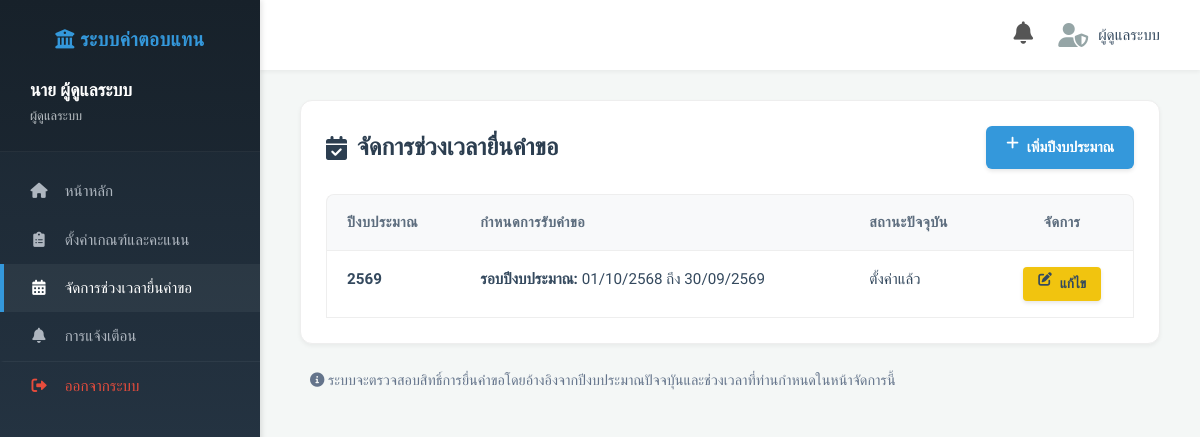
The page /manage/timeline (signed in) on the database as committed earlier.
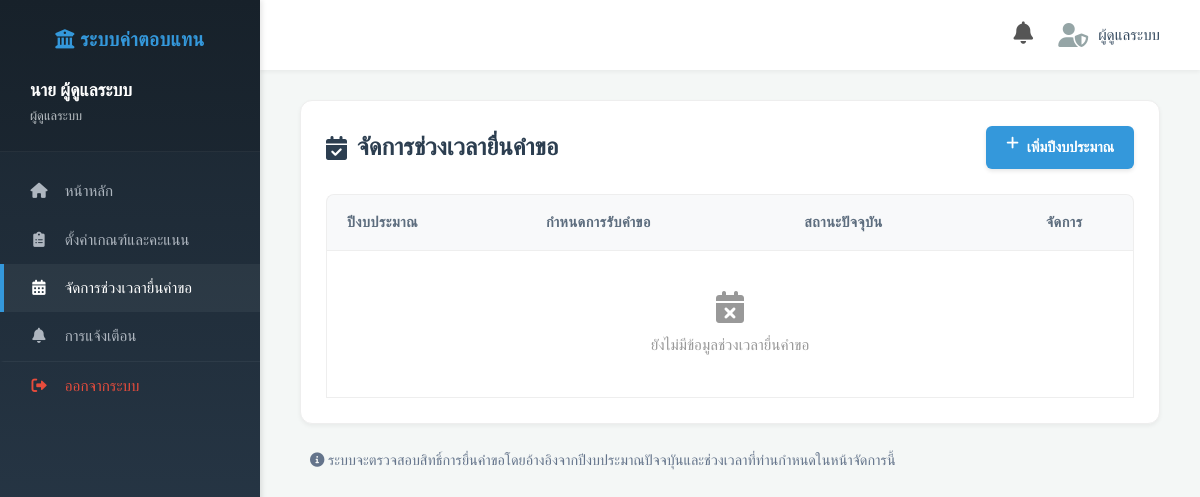
The same page on the database as committed later.
### tables this page shows
CREATE TABLE FiscalYearConfig (
            fiscal_year TEXT PRIMARY KEY,
            start_date TEXT, -- Format: DD/MM/YYYY (BE)
            end_date TEXT    -- Format: DD/MM/YYYY (BE)
        );

### routes/admin.py (the view)
@admin_bp.route('/manage/timeline') # ผู้รับผิดชอบ: นายฐิติวัฒน์ กุลบุตร (กำหนดการ)
def manage_timeline():
    if 'username' not in session or session['role'] != 'admin':
        return redirect(url_for('auth.login'))
    configs = query_db('SELECT * FROM FiscalYearConfig ORDER BY fiscal_year DESC')
    return render_template('manage_timeline.html', name=session['name'], role=session['role'], timelines=configs, position=session.get('position',''))

### database.py (called while the page is built)
def get_db_connection():
    os.makedirs(os.path.dirname(DATABASE_PATH), exist_ok=True)
    conn = sqlite3.connect(DATABASE_PATH)
    conn.row_factory = sqlite3.Row
    return conn

def query_db(query, args=(), one=False):
    conn = get_db_connection()
    cur = conn.execute(query, args)
    rv = cur.fetchall()
    conn.close()
    return (rv[0] if rv else None) if one else rv

### utils/helpers.py (called while the page is built)
def parse_thai_date(date_str):
    if not date_str: return None
    date_str = date_str.strip()
    try:
        if '-' in date_str:
            return datetime.strptime(date_str, "%Y-%m-%d")
    except: pass
    for fmt in ["%d/%m/%Y", "%d/%m/%y", "%d/%m"]:
        try:
            dt = datetime.strptime(date_str, fmt)
            if fmt == "%d/%m":
                dt = dt.replace(year=datetime.now().year)
            if dt.year > 2400:
                dt = dt.replace(year=dt.year - 543)
            elif fmt == "%d/%m/%y":
                if dt.year >= 2000:
                    dt = dt.replace(year=dt.year - 43) # (2000+y) - 43 = 1957+y
                else:
                    dt = dt.replace(year=dt.year + 57) # (1900+y) + 57 = 1957+y
            return dt
        except: continue
    return None

def get_current_fiscal_year():
    today = datetime.now()
    if today.month >= 10:
        return today.year + 543 + 1
    return today.year + 543

def is_within_timeline():
    current_fy = get_current_fiscal_year()
    config = query_db('SELECT * FROM FiscalYearConfig WHERE fiscal_year = ?', (str(current_fy),), one=True)
    if not config:
        config = query_db('SELECT * FROM FiscalYearConfig ORDER BY fiscal_year DESC LIMIT 1', one=True)
    if not config:
        return True # Default open if absolutely no config exists
    now = datetime.now()
    dt_main_start = parse_thai_date(config['start_date'])
    dt_main_end = parse_thai_date(config['end_date'])
    if dt_main_start and dt_main_end:
        dt_main_start = dt_main_start.replace(hour=0, minute=0, second=0)
        dt_main_end = dt_main_end.replace(hour=23, minute=59, second=59)
        return dt_main_start <= now <= dt_main_end
    return True

### templates/manage_timeline.html (shortened to what this page needs)
<!DOCTYPE html>
<html lang="th">
<head>
    <link rel="stylesheet" href="{{ url_for('static', filename='style.css') }}">
    <link rel="stylesheet" href="https://cdnjs.cloudflare.com/ajax/libs/font-awesome/6.0.0/css/all.min.css">
</head>
<body>
    <div class="dashboard-wrapper">
        {% include 'sidebar.html' %}
        <main class="main-content">
            <header class="top-bar" style="display: flex; justify-content: flex-end; align-items: center;">
                <div class="notifications-wrapper" style="position: relative; margin-right: 25px; cursor: pointer;">
                    <i class="fas fa-bell" id="bellIcon" style="font-size: 1.4rem; color: #555;"></i>
                </div>
                <div class="user-profile">
                    <i class="fas fa-user-shield"></i> ผู้ดูแลระบบ
                </div>
            </header>
            <section class="content-area">
                <div class="form-container">
                    <div
                        style="display: flex; justify-content: space-between; align-items: center; margin-bottom: 25px;">
                        <h2 style="display: flex; align-items: center; gap: 10px;">
                            <i class="fas fa-calendar-check" style="color: var(--primary-color);"></i>
                            จัดการช่วงเวลายื่นคำขอ
                        </h2>
                        <a href="{{ url_for('edit_timeline', year='new') }}" class="btn-primary">
                            <i class="fas fa-plus"></i> เพิ่มปีงบประมาณ
                        </a>
                    </div>
                    <table class="styled-table">
                        <thead>
                            <tr>
                                <th>ปีงบประมาณ</th>
                                <th>กำหนดการรับคำขอ</th>
                                <th>สถานะปัจจุบัน</th>
                                <th style="text-align: center;">จัดการ</th>
                            </tr>
                        </thead>
                        <tbody>
                            {% for item in timelines %}
                            <tr>
                                <td style="font-weight: bold;">{{ item.fiscal_year }}</td>
                                <td>
                                    <div><strong>รอบปีงบประมาณ:</strong> {{ item.start_date }} ถึง {{ item.end_date }}
                                    </div>
                                </td>
                                <td>
                                    {% set today = 0 %}
                                    <span class="badge-success">ตั้งค่าแล้ว</span>
                                </td>
                                <td style="text-align: center;">
                                    <a href="{{ url_for('edit_timeline', year=item.fiscal_year) }}" class="btn-warning"
                                        style="padding: 6px 15px; font-size: 0.85rem; text-decoration: none; border-radius: 4px;">
                                        <i class="fas fa-edit"></i> แก้ไข
                                    </a>
                                </td>
                            </tr>
                            {% else %}
                            <tr>
                                <td colspan="4" style="text-align: center; padding: 40px; color: #999;">
                                    <i class="fas fa-calendar-times"
                                        style="font-size: 2rem; margin-bottom: 10px; display: block;"></i>
                                    ยังไม่มีข้อมูลช่วงเวลายื่นคำขอ
                                </td>
                            </tr>
                            {% endfor %}
                        </tbody>
                    </table>
                </div>
                <div style="margin-top: 20px; color: #64748b; font-size: 0.9rem; padding: 0 10px;">
                    <i class="fas fa-info-circle"></i>
                    ระบบจะตรวจสอบสิทธิ์การยื่นคำขอโดยอ้างอิงจากปีงบประมาณปัจจบุันและช่วงเวลาที่ท่านกำหนดในหน้าจัดการนี้
                </div>
            </section>
        </main>
    </div>
</body>
</html>

### templates/sidebar.html (shortened to what this page needs)
<aside class="sidebar">
  <div class="sidebar-header">
    <h3><i class="fas fa-university"></i> ระบบค่าตอบแทน</h3>
    <div style="margin-top: 20px; text-align: left; padding-left: 10px">
      <div
        style="
          font-weight: bold;
          font-size: 1.1rem;
          color: white;
          margin-bottom: 2px;
        "
      >
        {{ name }}
      </div>
      <div style="font-size: 0.8rem; color: #bdc3c7; font-weight: 300">
        {% if position %} {{ position }} {% endif %}
      </div>
    </div>
  </div>
  <nav class="sidebar-nav">
    <a
      href="{{ url_for('main.dashboard') }}"
      class="{% if request.endpoint == 'main.dashboard' %}active{% endif %}"
    >
      <i class="fas fa-home"></i> หน้าหลัก
    </a>
    {% if role == 'applicant' %}
    <a
      href="{{ url_for('requests.new_request') if can_submit and not has_submitted_this_year else 'javascript:void(0)' }}"
      class="{% if request.endpoint == 'requests.new_request' %}active{% endif %}"
      {%
      if
      not
      can_submit
      %}
      onclick="showTimelineAlert(event)"
      style="opacity: 0.6"
      title="ระบบปิดการรับคำขอ"
      {%
      elif
      has_submitted_this_year
      %}
      onclick="showAlreadySubmittedAlert(event)"
      style="opacity: 0.6"
      title="คุณได้ยื่นคำขอไปแล้วในปีนี้"
      {%
      endif
      %}
    >
      <i class="fas fa-file-alt"></i> ยื่นคำขอใหม่
    </a>
    <a
      href="{{ url_for('main.appeals_page') }}"
      class="{% if request.endpoint == 'main.appeals_page' %}active{% endif %}"
    >
      <i class="fas fa-gavel"></i> รายการอุทธรณ์
    </a>
    {% elif role == 'research' %} {% elif role == 'admin' %}
    <a
      href="{{ url_for('admin.manage_criteria') }}"
      class="{% if request.endpoint == 'admin.manage_criteria' %}active{% endif %}"
    >
      <i class="fas fa-clipboard-list"></i> ตั้งค่าเกณฑ์และคะแนน
    </a>
    <a
      href="{{ url_for('admin.manage_timeline') }}"
      class="{% if request.endpoint == 'admin.manage_timeline' %}active{% endif %}"
    >
      <i class="fas fa-calendar-alt"></i> จัดการช่วงเวลายื่นคำขอ
    </a>
    {% endif %}
    <a
      href="{{ url_for('main.notifications_page') }}"
      class="{% if request.endpoint == 'main.notifications_page' %}active{% endif %}"
      style="display: flex; align-items: center; justify-content: space-between"
    >
      <span><i class="fas fa-bell"></i> การแจ้งเตือน</span>
    </a>
    <div class="sidebar-footer">
      <a href="{{ url_for('auth.logout') }}" class="logout-btn"
        ><i class="fas fa-sign-out-alt"></i> ออกจากระบบ</a
      >
    </div>
  </nav>
</aside>

### static/style.css (style rules this page uses)
:root { --primary-color: #2c3e50; --secondary-color: #34495e; --accent-color: #3498db; --accent-hover: #2980b9; --success-color: #2ecc71; --warning-color: #f1c40f; --danger-color: #e74c3c; --text-color: #2c3e50; --bg-color: #f4f7f6; --card-bg: #ffffff; --shadow-sm: 0 2px 4px rgba(0, 0, 0, 0.05); --shadow-md: 0 4px 6px rgba(0, 0, 0, 0.1); --font-heading: 'Sarabun', sans-serif; --font-body: 'Sarabun', sans-serif; }
* { margin: 0; padding: 0; box-sizing: border-box; font-family: var(--font-body); }
body { background-color: var(--bg-color); color: var(--text-color); line-height: 1.6; }
.dashboard-wrapper { display: flex; min-height: 100vh; }
.sidebar { width: 260px; background: linear-gradient(180deg, #1a252f 0%, #2c3e50 100%); color: white; display: flex; flex-direction: column; position: fixed; height: 100%; box-shadow: 2px 0 5px rgba(0, 0, 0, 0.1); transition: 0.3s; z-index: 100; }
.sidebar-header { padding: 25px 20px; text-align: center; background: rgba(0, 0, 0, 0.1); border-bottom: 1px solid rgba(255, 255, 255, 0.05); }
.sidebar-header h3 { margin-bottom: 5px; color: var(--accent-color); font-weight: 700; font-size: 1.2rem; letter-spacing: 0.5px; }
.sidebar-nav { padding: 15px 0; flex: 1; overflow-y: auto; }
.sidebar-nav a { display: block; padding: 12px 25px; color: #aeb6bf; text-decoration: none; transition: all 0.2s ease; font-size: 0.95rem; border-left: 4px solid transparent; }
.sidebar-nav a i { margin-right: 12px; width: 20px; text-align: center; }
.sidebar-nav a:hover, .sidebar-nav a.active { background-color: rgba(255, 255, 255, 0.05); color: white; border-left-color: var(--accent-color); }
.logout-btn { color: #e74c3c !important; margin-top: auto; border-top: 1px solid rgba(255, 255, 255, 0.05); }
.main-content { flex: 1; margin-left: 260px; display: flex; flex-direction: column; min-width: 0; }
.top-bar { background-color: var(--card-bg); height: 70px; display: flex; align-items: center; justify-content: flex-end; padding: 0 40px; box-shadow: var(--shadow-sm); z-index: 10; }
.user-profile { display: flex; align-items: center; gap: 10px; font-size: 0.95rem; color: var(--secondary-color); }
.user-profile i { font-size: 1.5rem; color: #95a5a6; }
.content-area { padding: 30px 40px; flex: 1; }
.form-container, .table-container, .welcome-card { background: var(--card-bg); padding: 25px; border-radius: 12px; box-shadow: var(--shadow-sm); margin-bottom: 25px; border: 1px solid #eee; }
.styled-table { width: 100%; border-collapse: separate; border-spacing: 0; }
.styled-table th, .styled-table td { padding: 16px 20px; text-align: left; border-bottom: 1px solid #eee; vertical-align: top; }
.styled-table th { background-color: #f8f9fa; color: #5d6d7e; font-weight: 600; font-size: 0.9rem; text-transform: uppercase; letter-spacing: 0.5px; border-top: 1px solid #eee; }
.styled-table th:first-child { border-top-left-radius: 8px; border-left: 1px solid #eee; }
.styled-table th:last-child { border-top-right-radius: 8px; border-right: 1px solid #eee; }
.styled-table tbody tr { transition: background-color 0.2s; }
.styled-table tbody tr:nth-of-type(odd) { background-color: #ffffff; }
.styled-table td { color: #34495e; font-size: 0.95rem; }
.styled-table td:first-child { border-left: 1px solid #eee; }
.styled-table td:last-child { border-right: 1px solid #eee; }
.btn-primary, .btn-secondary, .btn-danger, .btn-warning, .btn-view { padding: 10px 20px; border: none; border-radius: 6px; cursor: pointer; font-weight: 600; font-size: 0.9rem; transition: all 0.2s; text-decoration: none; display: inline-flex; align-items: left; justify-content: left; gap: 8px; box-shadow: 0 2px 4px rgba(0, 0, 0, 0.1); }
.btn-primary { background: var(--accent-color); color: white; }

Rows that differ between the two databases and show on the page:
removed FiscalYearConfig: fiscal_year "2569", start_date "01/10/2568", end_date "30/09/2569"
Other text that changed with them:
text now shown: "ยังไม่มีข้อมูลช่วงเวลายื่นคำขอ"
